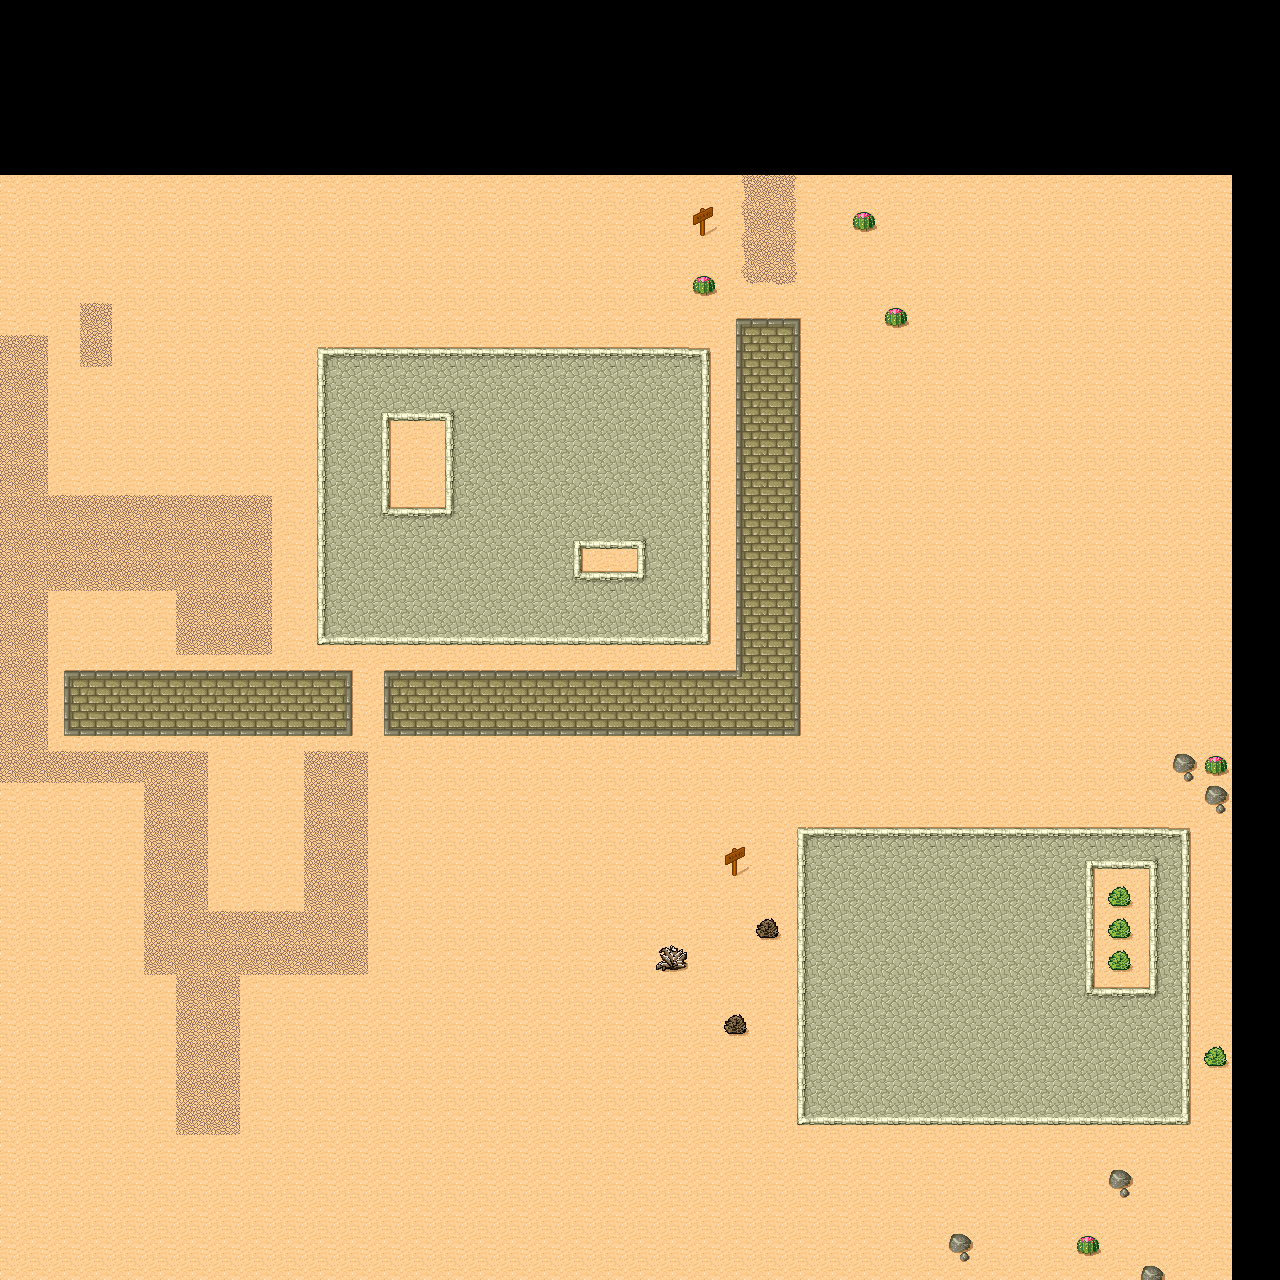

The image is a tile-based game level rendered from a .tmx file. Its description and source (layers, tilesets, objects; grid data summarised) follow:
An orthogonal 40x40 tile map with 32x32 px tiles, 1 tile layer (Ground) and 9 objects.

<map version="1.0" tiledversion="1.1.4" orientation="orthogonal" renderorder="right-down" width="40" height="40" tilewidth="32" tileheight="32" infinite="0" nextobjectid="10">
 <tileset firstgid="1" name="Desert" tilewidth="32" tileheight="32" spacing="1" margin="1" tilecount="48" columns="8">
  <image source="tmw_desert_spacing.png" width="265" height="199" />
 </tileset>
 <layer name="Ground" width="40" height="40" offsetx="-48" offsety="175">
  <data>[1600 cells, 1600 non-empty, 37 distinct tile ids]</data>
 </layer>
 <objectgroup name="对象层 1" offsetx="-49" offsety="174">
  <object id="1" x="177" y="261">
   <ellipse />
  </object>
  <object id="2" x="174" y="265" width="101" height="56">
   <ellipse />
  </object>
  <object id="3" x="262" y="350" width="51" height="18">
   <ellipse />
  </object>
  <object id="4" x="255" y="214" width="80" height="16">
   <text wrap="1">你好，世界</text>
  </object>
  <object id="5" x="364" y="173" width="80" height="16">
   <text wrap="1">你好，世界</text>
  </object>
  <object id="6" gid="15" x="194" y="223" width="32" height="32" />
  <object id="7" gid="15" x="126" y="283" width="32" height="32" />
  <object id="8" x="269" y="165">
   <point />
  </object>
  <object id="9" x="207" y="133" />
 </objectgroup>
 <imagelayer name="图像图层 1" />
</map>
